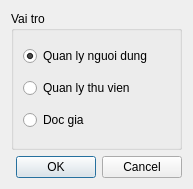
<?xml version="1.0" encoding="UTF-8"?>
<ui version="4.0">
 <class>ChangeRole</class>
 <widget class="QDialog" name="ChangeRole">
  <property name="geometry">
   <rect>
    <x>0</x>
    <y>0</y>
    <width>193</width>
    <height>189</height>
   </rect>
  </property>
  <property name="windowTitle">
   <string>Dialog</string>
  </property>
  <layout class="QGridLayout" name="gridLayout_2">
   <item row="0" column="0">
    <widget class="QGroupBox" name="groupBox">
     <property name="title">
      <string>Vai tro</string>
     </property>
     <layout class="QGridLayout" name="gridLayout">
      <item row="0" column="0">
       <widget class="QRadioButton" name="rAdmin">
        <property name="text">
         <string>Quan ly nguoi dung</string>
        </property>
        <property name="checked">
         <bool>true</bool>
        </property>
       </widget>
      </item>
      <item row="1" column="0">
       <widget class="QRadioButton" name="rLib">
        <property name="text">
         <string>Quan ly thu vien</string>
        </property>
       </widget>
      </item>
      <item row="2" column="0">
       <widget class="QRadioButton" name="rRead">
        <property name="text">
         <string>Doc gia</string>
        </property>
       </widget>
      </item>
     </layout>
    </widget>
   </item>
   <item row="1" column="0">
    <widget class="QDialogButtonBox" name="buttonBox">
     <property name="orientation">
      <enum>Qt::Horizontal</enum>
     </property>
     <property name="standardButtons">
      <set>QDialogButtonBox::Cancel|QDialogButtonBox::Ok</set>
     </property>
    </widget>
   </item>
  </layout>
 </widget>
 <resources/>
 <connections>
  <connection>
   <sender>buttonBox</sender>
   <signal>accepted()</signal>
   <receiver>ChangeRole</receiver>
   <slot>accept()</slot>
   <hints>
    <hint type="sourcelabel">
     <x>248</x>
     <y>254</y>
    </hint>
    <hint type="destinationlabel">
     <x>157</x>
     <y>274</y>
    </hint>
   </hints>
  </connection>
  <connection>
   <sender>buttonBox</sender>
   <signal>rejected()</signal>
   <receiver>ChangeRole</receiver>
   <slot>reject()</slot>
   <hints>
    <hint type="sourcelabel">
     <x>316</x>
     <y>260</y>
    </hint>
    <hint type="destinationlabel">
     <x>286</x>
     <y>274</y>
    </hint>
   </hints>
  </connection>
 </connections>
</ui>
